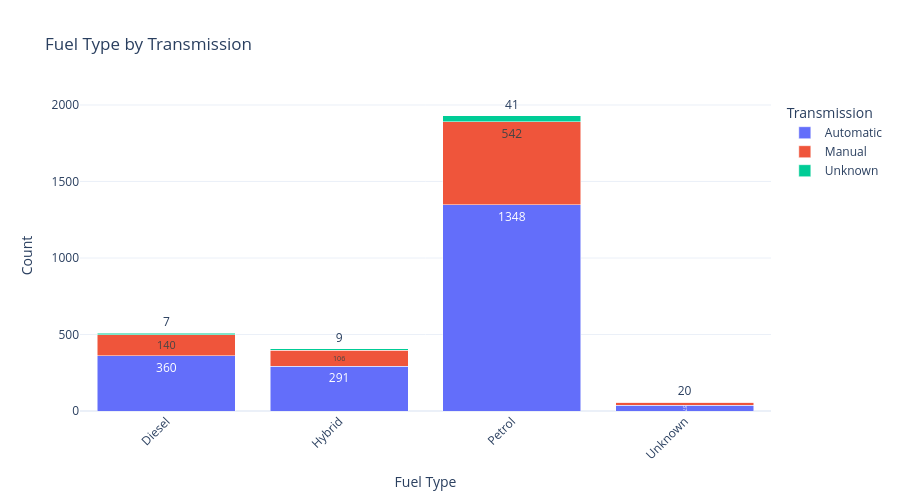

Notebook cell for this chart:
### Markdown cell above
## ⛽ Fuel Type by Transmission — Key Insights

- **Petrol cars dominate the dataset** across every recorded transmission category (about **1,931 listings**, roughly two-thirds of the data). The largest group is petrol with automatic transmission (**1,348 listings**), followed by petrol with manual transmission (**542 listings**).
- **Automatic transmission is more common than manual** for petrol (1,348 vs. 542), diesel (360 vs. 140), and hybrid cars (291 vs. 106).
- Diesel listings are the next-largest fuel group (**507 in total**), with **360 automatic** and **140 manual** cars.
- Hybrid cars are the smallest known fuel group (**406 in total**), with **291 automatic** and **106 manual**.
- Records with an unknown fuel type (**57**) or unknown transmission (**57**) are relatively few. Still, the chart shows listing counts only; it does not tell us the market-wide popularity of each category unless the dataset is representative.

### Code cell
import pandas as pd
import plotly.express as px

fuel = pd.crosstab(df["fuel_type"], df["transmission"])

fuel_long = fuel.reset_index().melt(
    id_vars="fuel_type",
    var_name="transmission",
    value_name="count"
)

fig = px.bar(
    fuel_long,
    x="fuel_type",
    y="count",
    color="transmission",
    title="Fuel Type by Transmission",
    labels={
        "fuel_type": "Fuel Type",
        "count": "Count",
        "transmission": "Transmission"
    },
    barmode="stack",
    text="count"
)

fig.update_traces(
    hovertemplate=(
        "Fuel Type: %{x}<br>"
        "Transmission: %{fullData.name}<br>"
        "Count: %{y}<extra></extra>"
    )
)

fig.update_layout(
    template="plotly_white",
    xaxis_tickangle=-45,
    height=500,
    legend_title_text="Transmission",
    hovermode="x unified"
)

fig.show()

### Figure 1 — Plotly figure (JSON) as saved in the notebook; plotly's stock layout.template omitted (floating-point values rounded to 4 significant figures)
{"data": [{"hovertemplate": "Fuel Type: %{x}<br>Transmission: %{fullData.name}<br>Count: %{y}<extra></extra>", "legendgroup": "Automatic", "marker": {"color": "#636efa", "pattern": {"shape": ""}}, "name": "Automatic", "orientation": "v", "showlegend": true, "text": [360.0, 291.0, 1348.0, 37.0], "textposition": "auto", "type": "bar", "x": ["Diesel", "Hybrid", "Petrol", "Unknown"], "xaxis": "x", "y": [360, 291, 1348, 37], "yaxis": "y"}, {"hovertemplate": "Fuel Type: %{x}<br>Transmission: %{fullData.name}<br>Count: %{y}<extra></extra>", "legendgroup": "Manual", "marker": {"color": "#EF553B", "pattern": {"shape": ""}}, "name": "Manual", "orientation": "v", "showlegend": true, "text": [140.0, 106.0, 542.0, 20.0], "textposition": "auto", "type": "bar", "x": ["Diesel", "Hybrid", "Petrol", "Unknown"], "xaxis": "x", "y": [140, 106, 542, 20], "yaxis": "y"}, {"hovertemplate": "Fuel Type: %{x}<br>Transmission: %{fullData.name}<br>Count: %{y}<extra></extra>", "legendgroup": "Unknown", "marker": {"color": "#00cc96", "pattern": {"shape": ""}}, "name": "Unknown", "orientation": "v", "showlegend": true, "text": [7.0, 9.0, 41.0, 0.0], "textposition": "auto", "type": "bar", "x": ["Diesel", "Hybrid", "Petrol", "Unknown"], "xaxis": "x", "y": [7, 9, 41, 0], "yaxis": "y"}], "layout": {"barmode": "stack", "height": 500, "hovermode": "x unified", "legend": {"title": {"text": "Transmission"}, "tracegroupgap": 0}, "title": {"text": "Fuel Type by Transmission"}, "xaxis": {"anchor": "y", "domain": [0, 1], "tickangle": -45, "title": {"text": "Fuel Type"}}, "yaxis": {"anchor": "x", "domain": [0, 1], "title": {"text": "Count"}}}}
